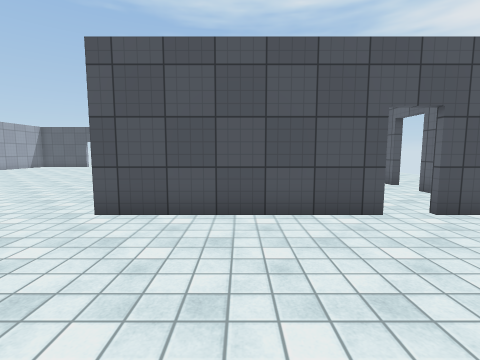
View 1 (above)

15 first-person views from a walk through a 3-D level made in the Unity game engine. The camera is 1.3 m above the floor, tilts 6° down and sees 85° across. The floor is counted in squares, 1 m on a side. Each view is taken from the middle of a square. On the plan, view 1 faces up. The plan holds only what a view shows up to about 13 squares ahead; the rest is blank. Surface patterns are stand-ins for the level's own textures.

View 2
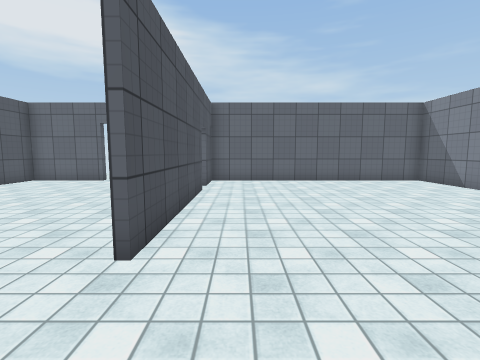

View 3
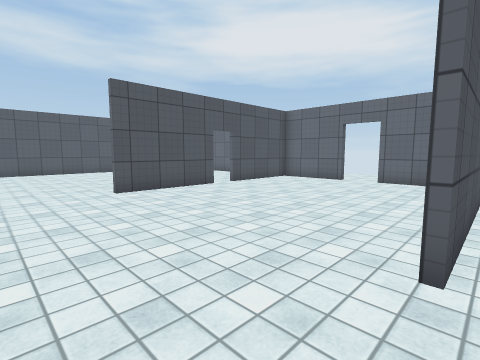

View 4
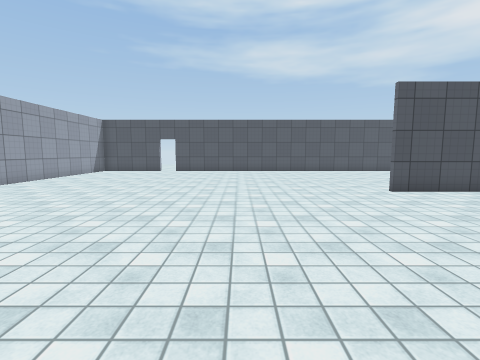

View 5
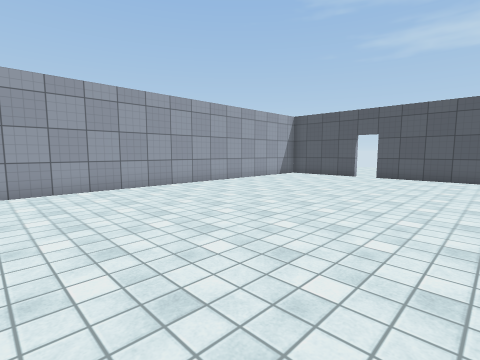

View 6
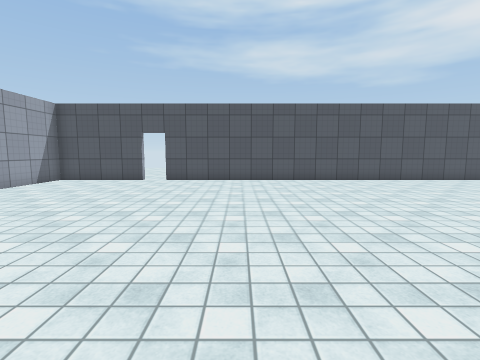

View 7
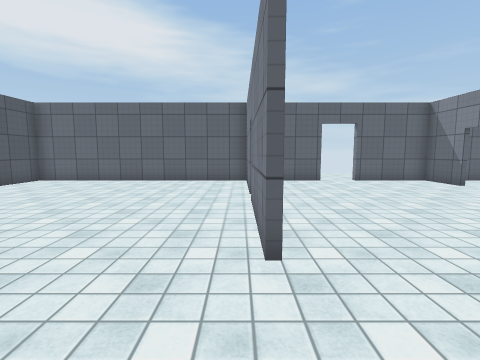

View 8
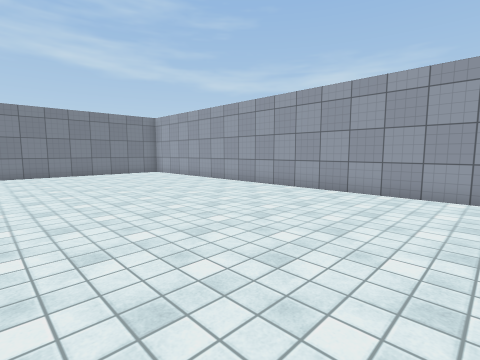

View 9
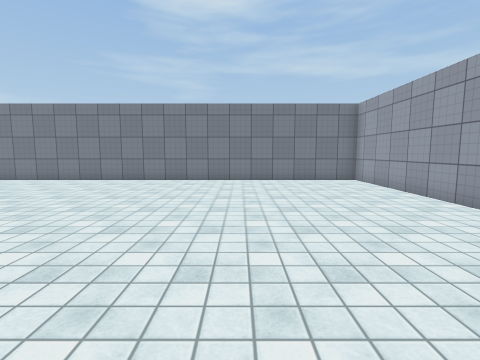

View 10
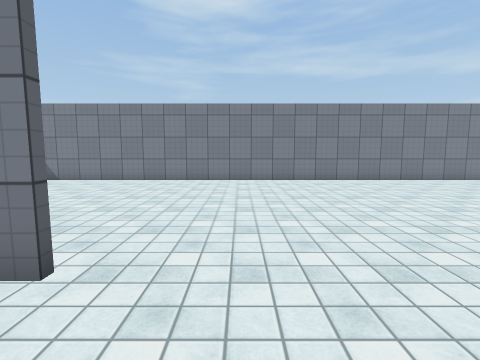

View 11
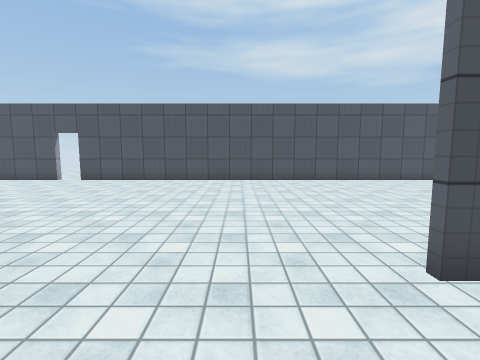

View 12
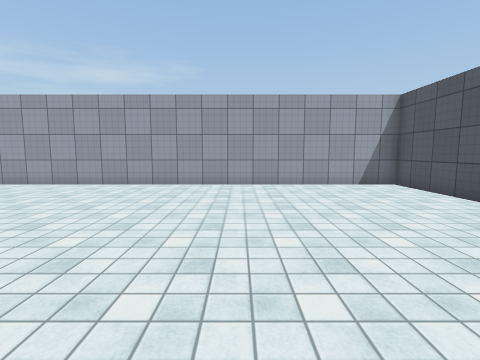

View 13
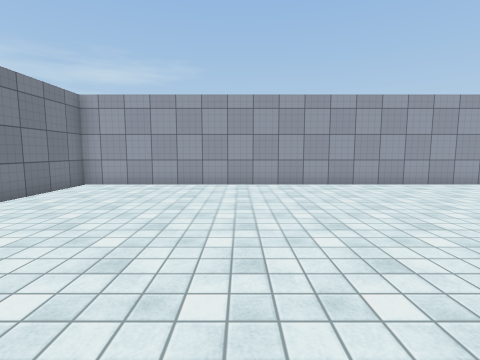

View 14
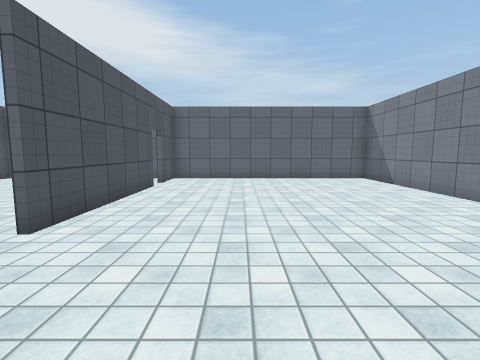

View 15
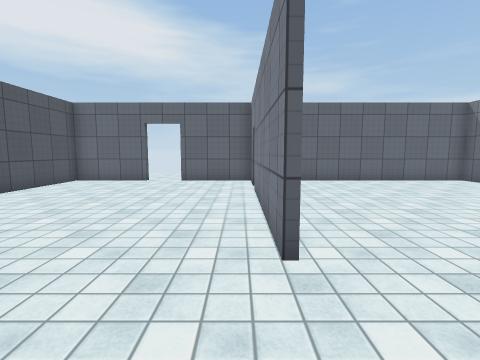

### Floor plan
Points are (right, up) in squares from view 1. A wall is a line through its corners. A room is listed if a view was taken in it or the views show most of it. See-through windows are left out.
Room 1 (views 1, 2, 3, 4, 5, 6, 7, 8, 9, 10, 11, 12, 13, 14, 15)
walls: (-3, 13.7) (0.6, 13.7); (-3.1, 5.5) (2.8, 5.5); (1, 13.5) (-3, 13.5); (2.5, 13.7) (5.1, 13.7); (3, 5.3) (-3, 5.3); (4, 5.5) (6, 5.5); (6, 10.2) (6, 13.5) (2, 13.5); (6, 13.6) (6, 23.2) (-12.5, 23.2); (6, 5.3) (4, 5.3); (-13.5, 23.2) (-17.4, 23.2) (-17.4, -4.2) (6, -4.2) (6, 8.8)
ways out: opening at (-13, 23); opening at (6, 9.5); gap at (1.5, 14); gap at (3.5, 5)

Where each view was taken, in squares from view 1:
view 1: 0 up, 0 right, facing up
view 2: 4 up, 6 left, facing right
view 3: 5 up, 6 left, facing up-right
view 4: 5 up, 8 left, facing up
view 5: 9 up, 8 left, facing up-left
view 6: 11 up, 9 left, facing up
view 7: 14 up, 6 left, facing right
view 8: 12 up, 9 left, facing down-left
view 9: 8 up, 12 left, facing down
view 10: 8 up, 5 left, facing down
view 11: 11 up, 5 left, facing up
view 12: 17 up, 7 left, facing left
view 13: 2 up, 7 left, facing left
view 14: 2 up, 7 left, facing right
view 15: 6 up, 6 left, facing right
